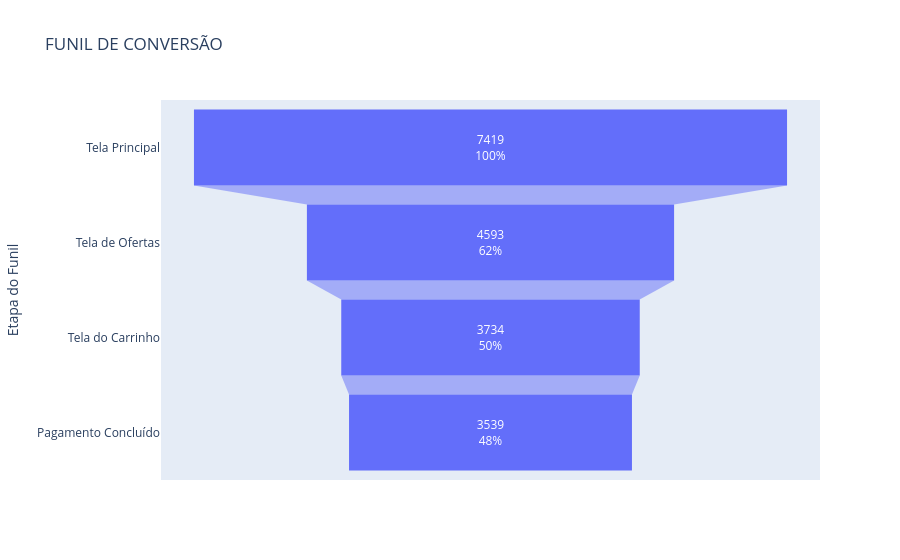

The cell this chart's notebook holds for it:
### Code cell
# Criando o gráfico de funil
fig = go.Figure(go.Funnel(
    y=stages,
    x=user_counts,
    textposition="inside",
    textinfo="value+percent initial"
))

# Atualizando layout
fig.update_layout(
    title="FUNIL DE CONVERSÃO",
    yaxis_title="Etapa do Funil",
    xaxis_title="Número de Usuários"
)

fig.show()

### Figure 1 — Plotly figure (JSON) as saved in the notebook; plotly's stock layout.template omitted (floating-point values rounded to 4 significant figures)
{"data": [{"textinfo": "value+percent initial", "textposition": "inside", "type": "funnel", "x": [7419, 4593, 3734, 3539], "y": ["Tela Principal", "Tela de Ofertas", "Tela do Carrinho", "Pagamento Concluído"]}], "layout": {"title": {"text": "FUNIL DE CONVERSÃO"}, "xaxis": {"title": {"text": "Número de Usuários"}}, "yaxis": {"title": {"text": "Etapa do Funil"}}}}
